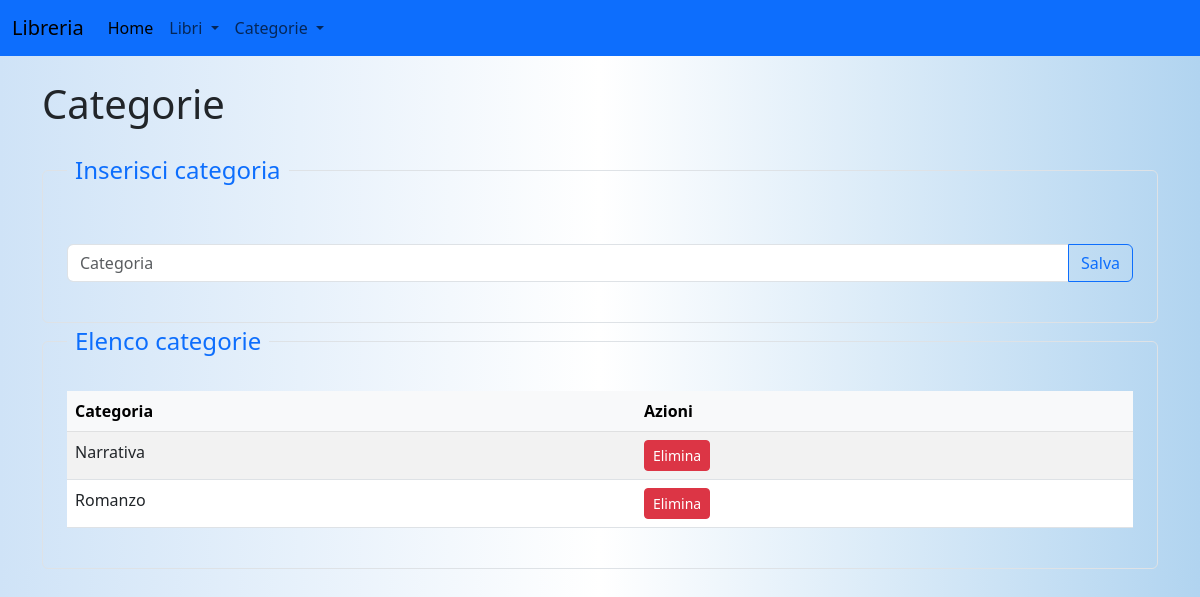
Page /api/categorie on the earlier database version.
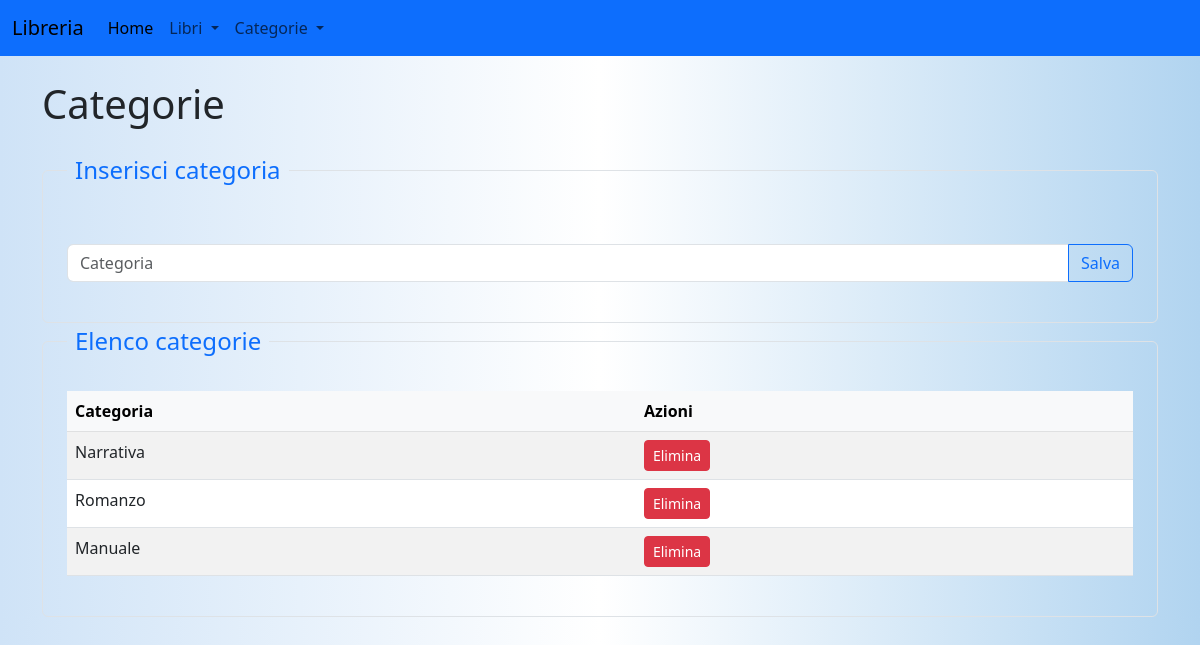
Same page on the later database version.
### models/models.py (models this page shows, shortened)
class Categorie(db.Model):
    __tablename__ = "categorie"
    id = db.Column(db.Integer, primary_key=True)
    categoria = db.Column(db.String(25))
    libri = db.relationship('Libri', backref='categoria', lazy=True)

### routes/categorie.py (the view)
@categorie_bp.route('/categorie', methods=['GET'])
def get_libri():
    categorie = get_all_categorie()
    return render_template('categorie.html',categorie=categorie)

### services/categorie_service.py (called while the page is built)
def get_all_categorie():
    return Categorie.query.all()

### templates/categorie.html
{% extends "form.html" %}
{% block content %}
<h1 class="mb-4">Categorie</h1>
<fieldset class="border p-4 rounded">
    <legend class="float-none w-auto px-2 text-primary">Inserisci categoria</legend>
    <form action="/api/add_categoria" method="POST" class="mt-4">
        <div class="input-group mb-3">
            <input type="text" class="form-control" name="categoria" id="categoria" placeholder="Categoria"
                aria-label="Recipient's username" aria-describedby="button-addon2">
            <button class="btn btn-outline-primary" type="submit" id="button-addon2">Salva</button>
        </div>
    </form>
</fieldset>
<fieldset class="border p-4 rounded">
    <legend class="float-none w-auto px-2 text-primary">Elenco categorie</legend>
    <table class="table table-striped">
        <thead class="table-light">
            <tr>
                <th>Categoria</th>
                <th>Azioni</th>
            </tr>
        </thead>
        <tbody>
            {% for categoria in categorie %}
            <tr>
                <td>{{ categoria.categoria }}</td>
                <td>
                    <a href="{{ url_for('categorie.elimina_categoria', id=categoria.id) }}"
                        class="btn btn-danger btn-sm">Elimina</a>
                </td>
            </tr>
            {% endfor %}
        </tbody>
    </table>
</fieldset>
{% endblock %}

### templates/form.html (shortened to what this page needs)
<!DOCTYPE html>
<html lang="it">
<head>
    <link href="{{ url_for('static', filename='css/style.css') }}" rel="stylesheet">
    <link href="https://cdn.jsdelivr.net/npm/bootstrap@5.3.2/dist/css/bootstrap.min.css" rel="stylesheet">
    <link href="https://cdnjs.cloudflare.com/ajax/libs/font-awesome/6.5.1/css/all.min.css" rel="stylesheet">
    <link href="https://cdnjs.cloudflare.com/ajax/libs/twitter-bootstrap/5.3.0/css/bootstrap.min.css" rel="stylesheet">
    <link href="https://cdn.datatables.net/2.1.8/css/dataTables.bootstrap5.css" rel="stylesheet">
</head>
<body>
    <nav class="navbar navbar-expand-lg">
        <div class="container-fluid">
            <a class="navbar-brand" href="#">Libreria</a>
            <div class="collapse navbar-collapse" id="navbarSupportedContent">
                <ul class="navbar-nav me-auto mb-2 mb-lg-0">
                    <li class="nav-item">
                        <a class="nav-link active" aria-current="page" href="/home">Home</a>
                    </li>
                    <li class="nav-item dropdown">
                        <a class="nav-link dropdown-toggle" href="#" role="button" data-bs-toggle="dropdown"
                            aria-expanded="false">
                            Libri
                        </a>
                    </li>
                    <li class="nav-item dropdown">
                        <a class="nav-link dropdown-toggle" href="#" role="button" data-bs-toggle="dropdown"
                            aria-expanded="false">
                            Categorie
                        </a>
                    </li>
                </ul>
            </div>
        </div>
    </nav>
    <div class="container mt-4">
        {% block content %}{% endblock %}
    </div>
</body>
</html>

### static/css/style.css (style rules this page uses)
:root { --primary-color: #4CAF50; --hover-color: #45a049; --background-color: #fff; --btn-primary: #0d6efd; }
body { background: linear-gradient(to right, #cfe3f7, #fff, #b1d4f0); color: #333; font-family: 'Times New Roman', Times, serif; }
nav.navbar { background-color: var(--btn-primary); }

Differences in the rows shown:
added Categorie: categoria "Manuale"
